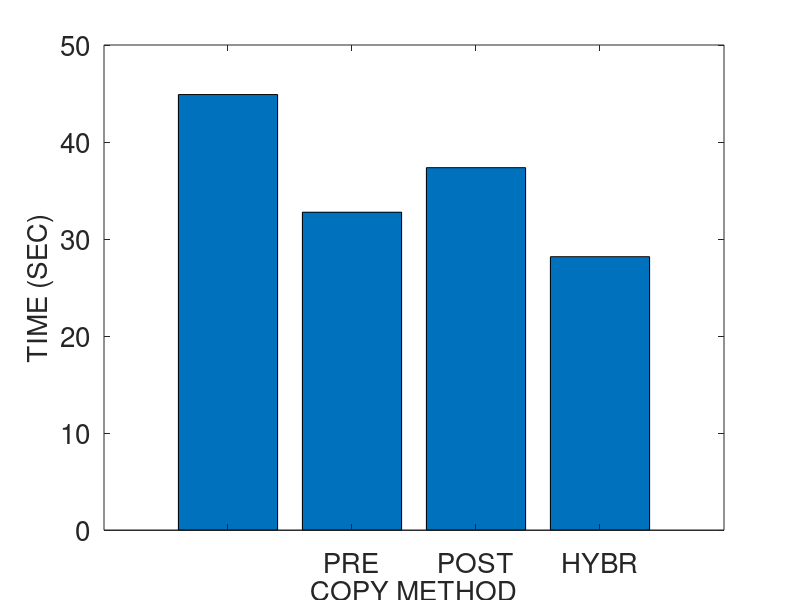
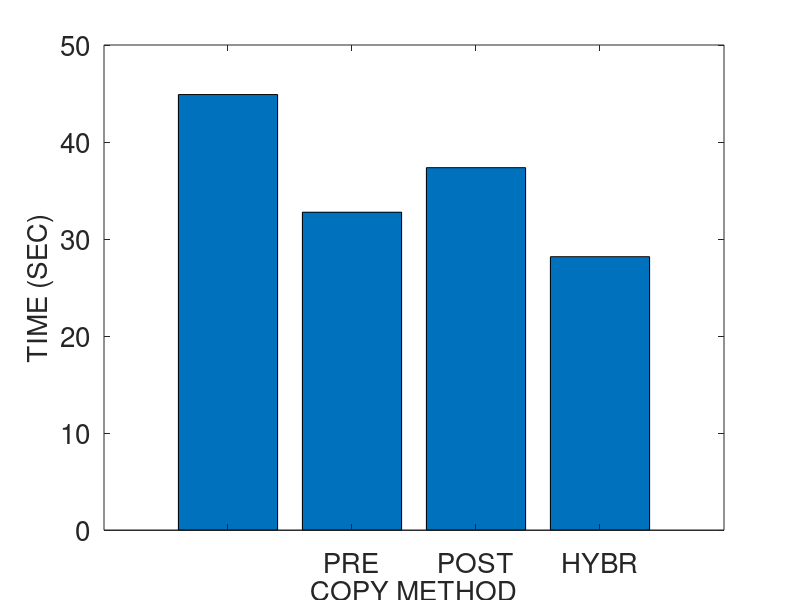
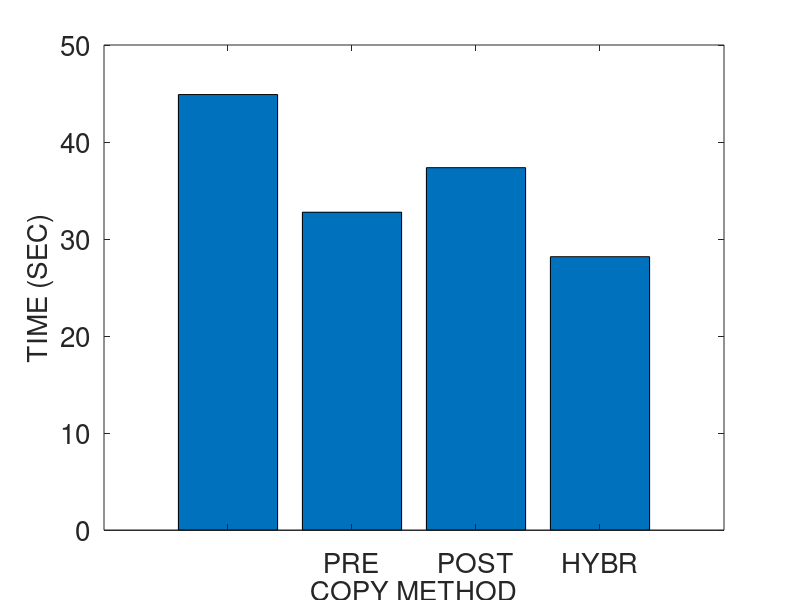
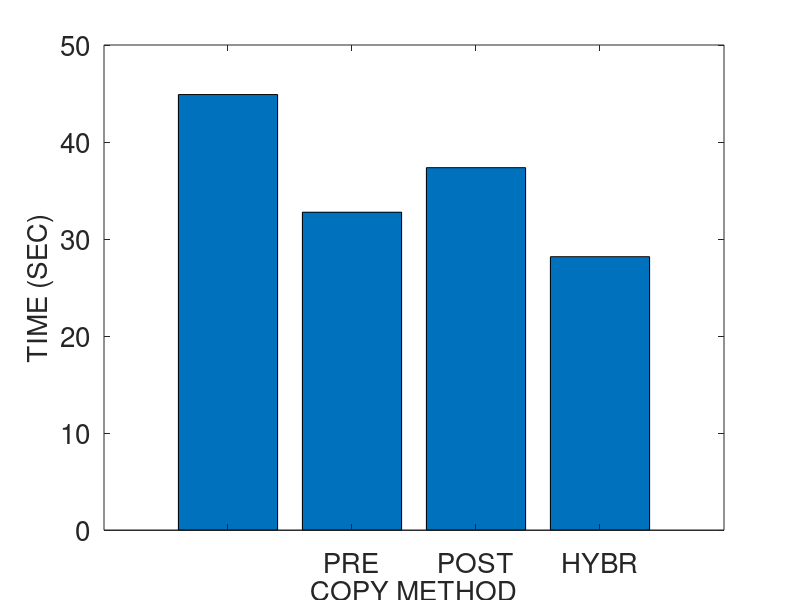

The MATLAB source for these figures, in order:
% basic hybrid copy migration
% memory size in MB
r = 4096
r *= 1024 % convert to KB

% bandwidth in gbps
b = 1000 
b = b * 1024/8 % convert to KB

% page dirty rate in percent (%): against to total memory pages
dirtyrate = 14 
dirtyrate /= 100

readrate = 14
readrate /= 100

pagesize = 4 % in KB
numpages = r / pagesize

% delta compression rate
comp = 0.5 

% amount of CPU and device states in KB 
scinfo = 100

% working set size in number of pages
wss = numpages * 0.25

% 0: zero, 1: read, 2: dirtied, 3: inactive data
mem = zeros(1, numpages);

% prediction accuracy 0 through 1
acc = 1
%acc = 0

fontsize = 18
fontsize = 20

totaltime = 0;
downtime = 0;
totaldata = 0;

A = zeros(4, 3);

%%%%%%%%%%%%%%%%%%%%%%%%%%%%%%
% precopy migration
%%%%%%%%%%%%%%%%%%%%%%%%%%%%%%
fprintf('\n')
disp('==================== Precopy migration ====================')
% iterations
present = numpages
iter = 0
while present > 50 && iter < 29 && totaldata < 4*r
	pretime = present / b
	totaltime += pretime
	totaldata += present
	present = numpages * dirtyrate
	%dirts = wss * dirtyrate
	iter += 1
end

% stop-and-copy phase
% stop conditions: 29 iterations, 50 pages, 4 memory size sent
scsent = scinfo + present * pagesize
downtime = scsent / b
totaltime += downtime
totaldata += scsent

% network fault rate
NFR = 0

A (1, 1) = totaltime;
A (1, 2) = downtime;
A (1, 3) = totaldata;

%%%%%%%%%%%%%%%%%%%%%%%%%%%%%%
% postcopy migration
%%%%%%%%%%%%%%%%%%%%%%%%%%%%%%
fprintf('\n')
disp('===================== Postcopy migration ======================')
totaltime = 0;
downtime = 0;
totaldata = 0;

% stop-and-copy phase
scsent = scinfo
downtime = scsent / b
totaltime += downtime
totaldata += scsent

% prepaging (bubbling) and on-demand paging
postsent = r
posttime = postsent/b
totaltime += posttime
totaldata += postsent
% network fault rate
NFR = 0.2

A (2, 1) = totaltime;
A (2, 2) = downtime;
A (2, 3) = totaldata;

%%%%%%%%%%%%%%%%%%%%%%%%%%%%%%
% hybrid copy migration
%%%%%%%%%%%%%%%%%%%%%%%%%%%%%%
fprintf('\n')
disp('==================== Hybrid copy migration ====================')
totaltime = 0;
downtime = 0;
totaldata = 0;

% precopy phase: single iteration
present = r
pretime = present / b
totaltime += pretime
totaldata += present

% stop-and-copy phase
bitmapsize = 500 % KB
scsent = scinfo + bitmapsize
downtime = scsent / b
totaltime += downtime
totaldata += scsent

% postcopy phase: prepaging (bubbling) and on-demand paging
%dirts = wss * dirtyrate
dirts = numpages * dirtyrate
postsent = dirts * pagesize
posttime = postsent/b
totaltime += posttime
totaldata += postsent
% network fault rate
NFR = 0.2

A (3, 1) = totaltime;
A (3, 2) = downtime;
A (3, 3) = totaldata;

%%%%%%%%%%%%%%%%%%%%%%%%%%%%%%
% proactive hybrid copy migration
%%%%%%%%%%%%%%%%%%%%%%%%%%%%%%
%disp(char(10))
fprintf('\n')
disp('=============== Proactive hybrid copy migration ================')
totaltime = 0;
downtime = 0;
totaldata = 0;

% precopy phase
% LRU, PFR

% scan the dirtied pages
% for dirtied pages
% 	mark dirtied (1)
% 	mem(random (1, wss * 0.1))	
randperm(int64(wss * 0.1));
% for read pages
% 	mark read (2)
% 	mem (random (wss * 0.1, wss * 0.2))

% for pages
% 	predict read/write

% send the pages most likely to be read and least likely to be dirtied
% do not send the pages most likely to be dirtied
% construct queue with the order of p1/p2
%reads = numpages * 0.4 
% total read rate = wss * read_rate = 0.25 * 0.16 = 0.04 (4%)
%read_rate = 0.16
%read_rate = 0.04 % 4% of total memory
% total write rate = wss * write_rate = 0.25 * 0.16 = 0.04 (4%)
%write_rate = 0.16
%write_rate = 0.04 % 4% of total memory
% simple case: readonly pages (RO) - zero dirtied pages 
%RO = 0.3
pred_pages = numpages * readrate * acc

% LRU
% for LRU queue
% 	mark sent
%	insert the pages into cache and perform delta compression

present = pred_pages * pagesize
pretime = present/b
totaltime += pretime
totaldata += present

% stop-and-copy phase
% send the CPU and device states
bitmapsize = 500 % KB
scsent = scinfo + bitmapsize
downtime = scsent/b
totaltime += downtime
totaldata += scsent

% postcopy phase
postsent = (numpages - pred_pages) * pagesize

% exclude the predicted dirtied pages 
pred_dirts = numpages * dirtyrate * acc
postsent = (numpages - pred_pages - pred_dirts) * pagesize
posttime = postsent/b
totaltime += posttime
totaldata += postsent

% network fault rate
NFR = 0.2

A (4, 1) = totaltime;
A (4, 2) = downtime;
A (4, 3) = totaldata

%%%%%%%%%%%%%%%%%%%%%%%%%%%%%%%%%%%%%%%%%%%%%%%%%%%%%%%
%                     plotting
% precopy
% postcopy
% hybrid
% pro-hybrid
%%%%%%%%%%%%%%%%%%%%%%%%%%%%%%%%%%%%%%%%%%%%%%%%%%%%%%%

prefix = "M4G_R14W14_acc100_r1"

dlmwrite (prefix, A, ' ')

%%%%%%%%%%%%%%%%%%%% total time %%%%%%%%%%%%%%%%%%%%%%
figure;
output = strcat(prefix, ".tt");
%output = prefix
x = ['PRECOPY', 'POSTCOPY', 'HYBRID', 'PRO-HYBRID'];
x = {'', 'PRE', 'POST', 'HYBR', 'PROH', ''};
%x = 1:1:length(A);
%plot(x, A(:,2)/1000000, x, A(:,3)/1000000, '-.*');
%plot(A(:,2));

xtics = 1:4
bar(xtics, A(:,1))
set(gca, 'XTickLabel', x, 'FontSize', fontsize)
xlabel('COPY METHOD', 'FontSize', fontsize);
ylabel('TIME (SEC)', 'FontSize', fontsize);
%legend('PRECOPY', 'POSTCOPY', 'HYBRID', 'PRO-HYBRID');
%bar(x, A(:,1))

saveas (1, strcat(output, ".png"));
saveas (1, strcat(output, ".eps"));
saveas (1, strcat(output, ".emf"));

%%%%%%%%%%%%%%%%%%%% downtime %%%%%%%%%%%%%%%%%%%%%%
figure;
output = strcat(prefix, ".dt");

bar(A(:,2))
set(gca, 'XTickLabel', x, 'FontSize', fontsize)
xlabel('COPY METHOD', 'FontSize', fontsize);
ylabel('TIME (SEC)', 'FontSize', fontsize);

saveas (1, strcat(output, ".png"));
saveas (1, strcat(output, ".eps"));
saveas (1, strcat(output, ".emf"));

%%%%%%%%%%%%%%%%%%%% total data %%%%%%%%%%%%%%%%%%%%%%
figure;
output = strcat(prefix, ".td");

bar(A(:,3))
set(gca, 'XTickLabel', x, 'FontSize', fontsize)
xlabel('COPY METHOD', 'FontSize', fontsize);
ylabel('SIZE (KB)', 'FontSize', fontsize);

saveas (1, strcat(output, ".png"));
saveas (1, strcat(output, ".eps"));
saveas (1, strcat(output, ".emf"));
